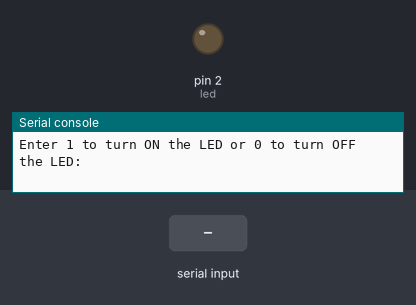
Bench run of a program on a simulated MicroPython board. Shown: output pins drawn as LEDs (lit = HIGH), the last lines printed to the serial console. Inputs (shaded band) come from the test bench. At 3.3 s the program stops and its outputs stay as they are.

Above: at 1.2 s.
1.3 s: "1" typed at the serial console, then Enter
At 2.2 s:
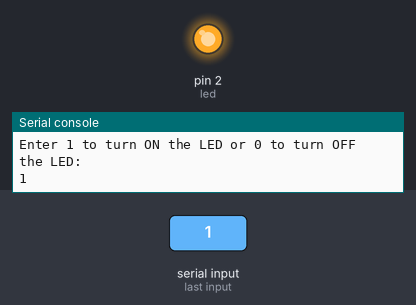
Timing chart, 0 to 4.8 s (numbered marks = the images above; inputs shaded):
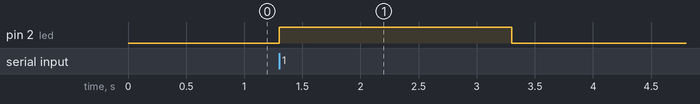

Measured:
- after the input at 1.3 s, pin 2 (led): LOW → HIGH at once, → LOW 2.0 s later

The program:

activity_4.py
```python
# set led state from user input


from machine import Pin
import time

LED_PIN = 2

led = Pin(LED_PIN, Pin.OUT)

state = int(input("Enter 1 to turn ON the LED or 0 to turn OFF the LED: "))

if state == 1:
    led.value(1)
elif state == 0:
    led.value(0)
else:
    print("Invalid input. Please enter 1 or 0.")

time.sleep(2)
led.value(0)
```
